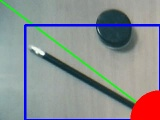
#> input picture output_drawing_and_processing.jpg, 160 x 120 px, given in place of stuff.jpg, which was not available
$ python exercise1_basic_drawing.py
#> lines starting #> are read from the running program, lines starting #| are printed output that depends on the picture; pictures that were not available may be replaced by others from this repository, and a replacement may not be noted
import cv2
import numpy as np
import os

# Creating an output directory
if not os.path.exists('outputs'):
    os.makedirs('outputs')

# 1. Read the image
image_path = 'stuff.jpg'
img = cv2.imread(image_path)
#> img is the input picture: shape (120, 160, 3); mean B, G, R 143.3, 141.8, 138.6

if img is None:
    print(f"Error: Could not read image {image_path}. Please check the path and file existence.")
else:
    # Get image dimensions for drawing
    height, width, _ = img.shape
#> height = 120; width = 160

    # 2. Draw one line, one rectangle, one circle, and overlay some text.
    # Line (top-left to bottom-right)
    cv2.line(img, (0, 0), (width, height), (0, 255, 0), 2) # Green line

    # Rectangle (top-left quarter)
    cv2.rectangle(img, (50, 50), (width // 2, height // 2), (255, 0, 0), 3) # Blue rectangle

    # Circle (center)
    center_x, center_y = width // 2, height // 2
#> center_x = 80; center_y = 60
    radius = min(center_x, center_y) // 4
#> radius = 15
    cv2.circle(img, (center_x, center_y), radius, (0, 0, 255), -1) # Red filled circle

    # Text overlay
    font = cv2.FONT_HERSHEY_SIMPLEX
    cv2.putText(img, 'Welcome Aboard!', (50, height - 50), font, 1, (255, 255, 255), 2, cv2.LINE_AA)
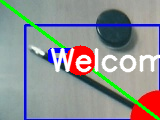
#> img: shape (120, 160, 3); mean B, G, R 144.6, 144.8, 143.1

    # 3. Resize and crop the result.
    # Resize to half width and half height
    resized_img = cv2.resize(img, (width // 2, height // 2), interpolation=cv2.INTER_AREA)
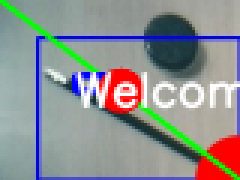
#> resized_img: shape (60, 80, 3) (shown 3 times larger); mean B, G, R 144.8, 144.9, 143.2

    # Crop the top-left quarter of the resized image
    cropped_img = resized_img[0:resized_img.shape[0] // 2, 0:resized_img.shape[1] // 2]
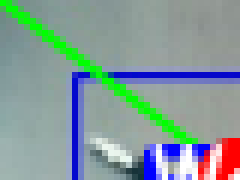
#> cropped_img: shape (30, 40, 3) (shown 6 times larger); mean B, G, R 153.1, 154.4, 133.7


    if len(cropped_img.shape) == 3 and cropped_img.shape[2] == 3:
        gray_cropped_img = cv2.cvtColor(cropped_img, cv2.COLOR_BGR2GRAY)
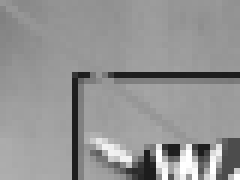
#> gray_cropped_img: shape (30, 40) (shown 6 times larger); min 28, max 255, mean 148.1

        final_image_to_save = cropped_img
    else:
        final_image_to_save = cropped_img


    # 4. Saving the final image under an outputs/ folder.
    output_path = os.path.join('outputs', 'output_drawing_and_processing.jpg')
    cv2.imwrite(output_path, final_image_to_save)
    print(f"Processed image saved to: {output_path}")
